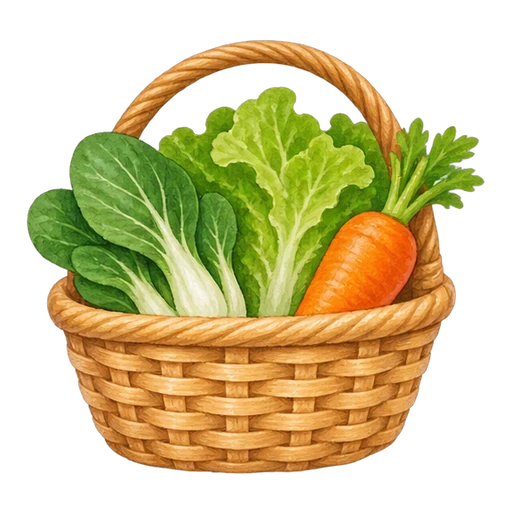
#> input picture assets/basket.webp, 512 x 512 px
$ python crop_assets.py ../assets/basket.webp ../assets/cabbage.webp
#> lines starting #> are read from the running program, lines starting #| are printed output that depends on the picture; after the words box and inside, x2 and y2 are one past the last pixel; in counts of white or black regions, pixels touching at a corner belong together
import sys
from PIL import Image
src, out = sys.argv[1], sys.argv[2]
im = Image.open(src).convert("RGBA")
#> im is the input picture: PIL image 512x512 RGBA; mean R, G, B, A 92.6, 80.1, 31, 129.1
W, H = im.size
#> W = 512; H = 512
names = {(0,0):"cabbage",(1,0):"shrimp",(0,1):"pork_belly",(1,1):"basket"}
for (cx,cy),n in names.items():
    q = im.crop((cx*W//2, cy*H//2, (cx+1)*W//2, (cy+1)*H//2))
    a = q.split()[3].point(lambda v: 255 if v>8 else 0)
    bb = a.getbbox(); q = q.crop(bb)
    s = max(q.size); pad = int(s*0.06); S = s+2*pad
    c = Image.new("RGBA",(S,S),(0,0,0,0)); c.paste(q,((S-q.size[0])//2,(S-q.size[1])//2),q)
    c = c.resize((512,512), Image.LANCZOS)
    c.save(f"{out}/{n}.png", optimize=True); c.save(f"{out}/{n}.webp", quality=90, method=6)
    print(n, bb, c.getpixel((2,2)))
#> this loop made 4 passes
#> bb on passes 1 to 4: (26, 40, 256, 256), (0, 40, 229, 256), (42, 0, 256, 218), (0, 0, 200, 217)
#| cabbage (26, 40, 256, 256) (0, 0, 0, 0)
#| shrimp (0, 40, 229, 256) (0, 0, 0, 0)
#| pork_belly (42, 0, 256, 218) (0, 0, 0, 0)
#| basket (0, 0, 200, 217) (0, 0, 0, 0)
#> pass 1, `q = im.crop((cx*W//2, cy*H//2, (cx+1)*W//2, (cy+1)*H//2))`:
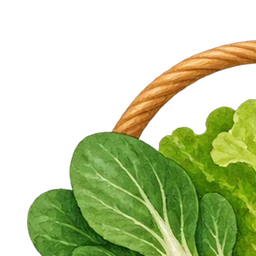
#> q: PIL image 256x256 RGBA; mean R, G, B, A 58.6, 71.9, 24.8, 114.7; transparent parts drawn white
#> pass 1, `a = q.split()[3].point(lambda v: 255 if v>8 else 0)`:
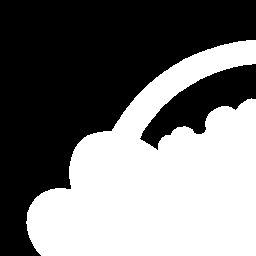
#> a: PIL image 256x256 L; 46.7% white; 1 white region, box (x1, y1, x2, y2) and area: (26, 40, 256, 256) 30589
#> pass 1, `q = q.crop(bb)`:
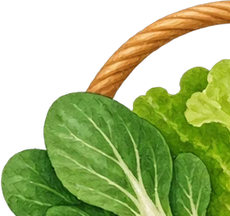
#> q: PIL image 230x216 RGBA; mean R, G, B, A 76.8, 94.3, 32.3, 151.3; transparent parts drawn white
#> after the loop:
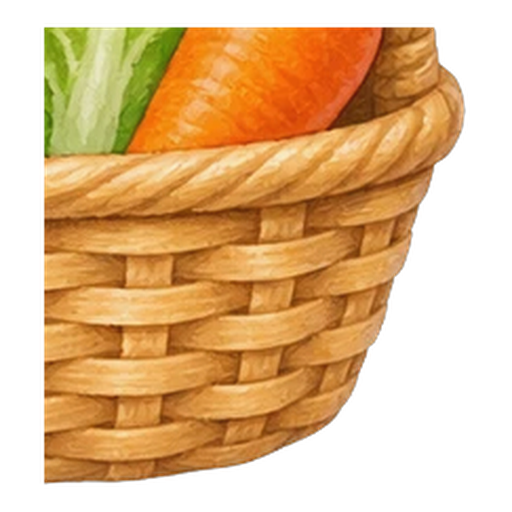
#> c: PIL image 512x512 RGBA; mean R, G, B, A 125.3, 83.9, 34.8, 147.6; transparent parts drawn white
#> after the loop:
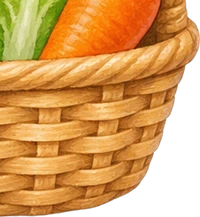
#> q: PIL image 200x217 RGBA; mean R, G, B, A 174.9, 117.5, 50.4, 205.1; transparent parts drawn white
